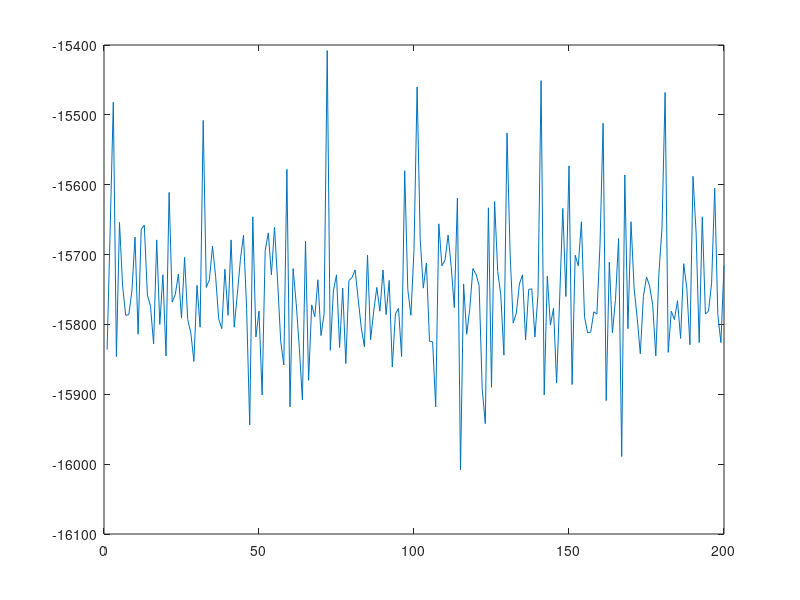

The MATLAB script that drew this image:
% arrayofdata=[
%     -15753
% -15679
% -15917
% -13293
% -15856
% -15605
% -16029
% -15512
% -15297
% -15668
% -15770
% -15701
% -15615
% -17669
% -16021
% -13908
% -16106
% -20001
% -13382
% -14396
% -11740
% -14057
% -19048
% -13926
% -14984
% -24767
% -19962
% -18609
% -17955
% -13885
% -16419
% -15833
% -15992
% -8580
% -6822
% -6952
% -8589
% -15845
% -22186
% -22501
% -24344
% -27641
% -22384
% -17080
% -14057
% -11928
% -9869
% -6219
% -5153
% -7856
% -11797
% -16831
% -19410
% -25040
% -22728
% -21947
% -24505
% -23345
% -14552
% -13545
% -9231
% -10357
% -4664
% -1482
% -12913
% -11832
% -15181
% -20605
% -8215
% -18115
% -22792
% -24745
% -17523
% -12824
% -12227
% -8506
% -6933
% -4535
% -7631
% -10120
% -14462
% -20148
% -21826
% -20478
% -20804
% -28325
% -20091
% -14544
% -12361
% -13202
% -9854
% -5632
% -3041
% -12280
% -13861
% -14661
% -21709
% -23036
% -22920
% -20426
% -24239
% -22401
% -17767
% -13341
% -10133
% -7425
% -4924
% -3502
% -11840
% -11661
% -17948
% -22401
% -24516
% -17701
% -24929
% -24392
% -20018
% -15535
% -11324
% -8098
% -4106
% -2008
% -11343
% -12423
% -15131
% -20918
% -23258
% -17781
% -23595
% -23868
% -18366
% -16166
% -11155
% -8309
% -7093
% -6151
% -7260
% -10444
% -15000
% -16287
% -20766
% -23985
% -19760
% -24897
% -22405
% -19040
% -15205
% -10349
% -6972
% -4477
% -3349
% -10232
% -13044
% -16074
% -20888
% -22427
% -32760
% -22556
% -24681
% -20582
% -16899
% -12357
% -5814
% -4212
% -3783
% -11180
% -13053
% -13617
% -18347
% -22583
% -25295
% -20848
% -25878
% -21206
% -16513
% -13158
% -9850
% -6553
% -4787
% -5382
% -10692
% -14097
% -18952
% -22917
% -4175
% -15915
% -26504
% -20684
% -17670
% -14328
% -10282
% -7656
% -7087
% -4629
% -10360
% -10453
% -16177
% -21094
% -21948
% -24602
% ]
arrayofdata=[
    -15836
-15662
-15482
-15846
-15654
-15745
-15787
-15786
-15752
-15675
-15814
-15664
-15658
-15758
-15774
-15828
-15679
-15800
-15729
-15845
-15611
-15768
-15757
-15728
-15791
-15704
-15793
-15812
-15853
-15744
-15804
-15508
-15747
-15736
-15688
-15731
-15792
-15806
-15721
-15787
-15679
-15804
-15757
-15707
-15672
-15777
-15944
-15646
-15818
-15781
-15901
-15694
-15669
-15729
-15661
-15738
-15824
-15858
-15578
-15918
-15720
-15770
-15833
-15908
-15681
-15880
-15772
-15789
-15736
-15816
-15785
-15408
-15837
-15752
-15729
-15833
-15748
-15856
-15737
-15733
-15722
-15764
-15805
-15832
-15701
-15822
-15781
-15747
-15781
-15722
-15786
-15737
-15861
-15785
-15777
-15846
-15580
-15750
-15787
-15693
-15460
-15678
-15748
-15712
-15824
-15825
-15918
-15656
-15716
-15708
-15672
-15717
-15776
-15619
-16008
-15742
-15814
-15777
-15720
-15728
-15744
-15892
-15942
-15633
-15890
-15624
-15724
-15758
-15844
-15526
-15698
-15798
-15784
-15742
-15729
-15822
-15750
-15749
-15818
-15757
-15451
-15901
-15731
-15801
-15777
-15884
-15761
-15634
-15760
-15573
-15886
-15701
-15716
-15653
-15789
-15812
-15811
-15782
-15785
-15686
-15512
-15909
-15711
-15812
-15764
-15677
-15989
-15586
-15806
-15653
-15748
-15791
-15842
-15760
-15732
-15745
-15772
-15845
-15727
-15662
-15468
-15840
-15781
-15793
-15766
-15820
-15713
-15748
-15829
-15588
-15669
-15826
-15646
-15785
-15781
-15741
-15605
-15786
-15826
-15716]
 
% L= numel(arrayofdata);
% NFFT = 2^nextpow2(L); % Next power of 2 from length of y
% Y = fft(arrayofdata,NFFT)/L;
% f = 20/2*linspace(0,1,NFFT/2+1);
% 
% % Plot single-sided amplitude spectrum.
% plot(f,2*abs(Y(1:NFFT/2+1))) 
% title('FFT plot of Z Data')
% xlabel('Frequency (Hz)')
% ylabel('|Y(f)|')


plot (arrayofdata)
